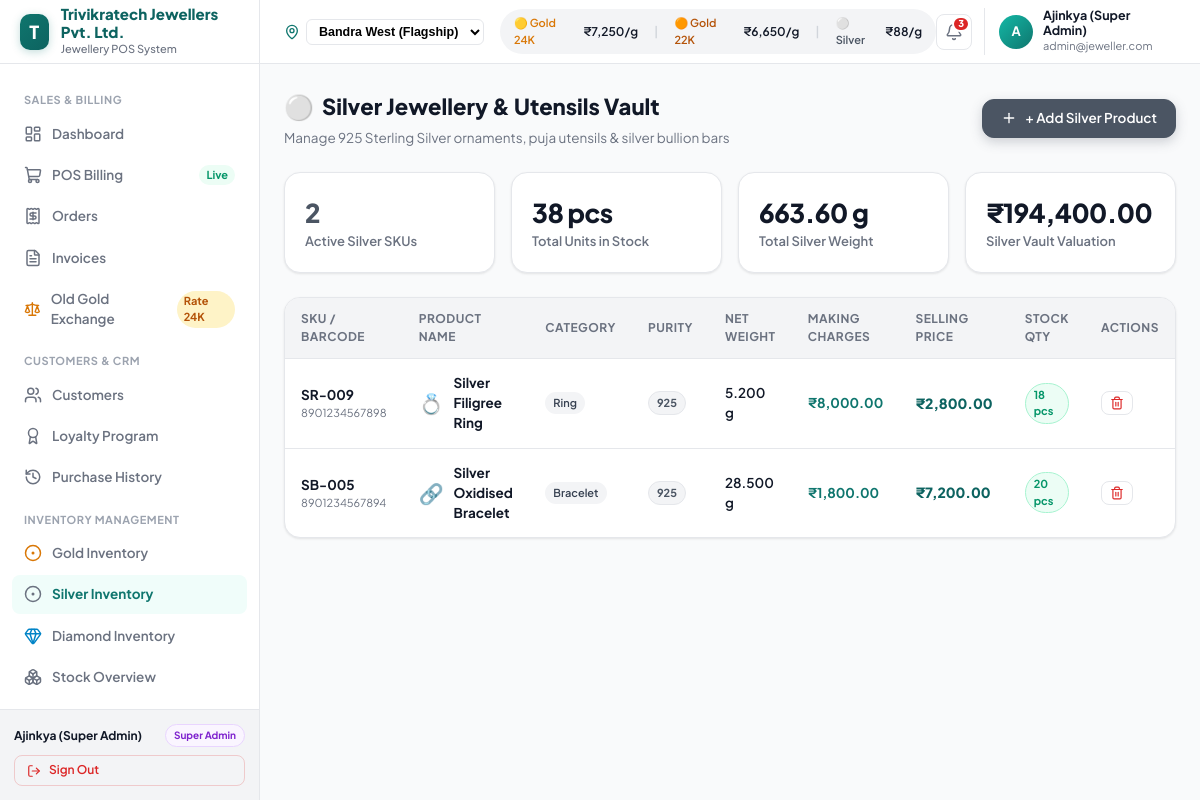
/inventory-silver.php (signed in), run on the app's committed database.
### tables this page shows
CREATE TABLE `products` (
  `id` INT AUTO_INCREMENT PRIMARY KEY,
  `sku` VARCHAR(50) NOT NULL UNIQUE,
  `name` VARCHAR(200) NOT NULL,
  `metal_type` ENUM('Gold', 'Silver', 'Diamond', 'Platinum') NOT NULL,
  `purity` VARCHAR(50) NOT NULL,
  `gross_weight` DECIMAL(10,3) NOT NULL,
  `stone_weight` DECIMAL(10,3) DEFAULT 0.000,
  `net_weight` DECIMAL(10,3) NOT NULL,
  `weight_unit` VARCHAR(10) DEFAULT 'g',
  `making_charges` DECIMAL(10,2) DEFAULT 0.00,
  `purchase_price` DECIMAL(12,2) NOT NULL,
  `selling_price` DECIMAL(12,2) NOT NULL,
  `category` VARCHAR(100) NOT NULL,
  `stone_details` TEXT DEFAULT NULL,
  `barcode` VARCHAR(100) NOT NULL UNIQUE,
  `stock` INT NOT NULL DEFAULT 0,
  `min_stock` INT NOT NULL DEFAULT 5,
  `image_emoji` VARCHAR(20) DEFAULT '💍',
  `image_color` VARCHAR(20) DEFAULT '#FEF3C7',
  `branch` VARCHAR(100) DEFAULT 'Bandra West',
  `created_at` TIMESTAMP DEFAULT CURRENT_TIMESTAMP,
  `updated_at` TIMESTAMP DEFAULT CURRENT_TIMESTAMP ON UPDATE CURRENT_TIMESTAMP
);

### config/helpers.php (called while the page is built, shortened)
<?php
function formatFullINR($amount) {
    return '₹' . number_format((float)$amount, 2, '.', ',');
}

### inventory-silver.php (the view, shortened to what this page needs)
<?php
require_once __DIR__ . '/config/helpers.php';
$db = getDBConnection();
$products = [];
try {
    $stmt = $db->query("SELECT * FROM products WHERE metal_type = 'Silver' ORDER BY name ASC");
    $products = $stmt->fetchAll();
} catch (Exception $e) {}
require_once __DIR__ . '/includes/header.php';
require_once __DIR__ . '/includes/sidebar.php';
require_once __DIR__ . '/includes/topbar.php';
?>
<div style="display: flex; justify-content: space-between; align-items: center; margin-bottom: 24px; flex-wrap: wrap; gap: 12px;">
  <div>
    <div style="display: flex; align-items: center; gap: 8px;">
      <span style="font-size: 24px;">⚪</span>
      <h1 style="font-size: 22px; font-weight: 800; color: #111827; margin: 0;">Silver Jewellery & Utensils Vault</h1>
    </div>
    <p style="font-size: 13.5px; color: #6B7280; margin: 4px 0 0;">Manage 925 Sterling Silver ornaments, puja utensils & silver bullion bars</p>
  </div>
  <button type="button" onclick="openAddSilverModal()" class="btn btn-primary" style="background: #4B5563; border-color: #4B5563; box-shadow: 0 4px 12px rgba(75, 85, 99, 0.25);">
    <i data-lucide="plus" style="width: 16px; height: 16px;"></i>
    <span>+ Add Silver Product</span>
  </button>
</div>
<div class="kpi-grid" style="grid-template-columns: repeat(4, 1fr);">
  <div class="kpi-card">
    <div class="kpi-value" style="color: #4B5563;"><?= count($products) ?></div>
    <div class="kpi-label">Active Silver SKUs</div>
  </div>
  <div class="kpi-card">
    <div class="kpi-value"><?= number_format(array_reduce($products, fn($s, $p) => $s + (int)$p['stock'], 0)) ?> pcs</div>
    <div class="kpi-label">Total Units in Stock</div>
  </div>
  <div class="kpi-card">
    <div class="kpi-value"><?= number_format(array_reduce($products, fn($s, $p) => $s + ((float)$p['net_weight'] * (int)$p['stock']), 0), 2) ?> g</div>
    <div class="kpi-label">Total Silver Weight</div>
  </div>
  <div class="kpi-card">
    <div class="kpi-value"><?= formatFullINR(array_reduce($products, fn($s, $p) => $s + ((float)$p['selling_price'] * (int)$p['stock']), 0)) ?></div>
    <div class="kpi-label">Silver Vault Valuation</div>
  </div>
</div>
<div class="table-container">
  <table class="data-table">
    <thead>
      <tr>
        <th>SKU / Barcode</th>
        <th>Product Name</th>
        <th>Category</th>
        <th>Purity</th>
        <th>Net Weight</th>
        <th>Making Charges</th>
        <th>Selling Price</th>
        <th>Stock Qty</th>
        <th>Actions</th>
      </tr>
    </thead>
    <tbody>
      <?php if (empty($products)): ?>
        <tr><td colspan="9" style="text-align: center; color: #9CA3AF; padding: 36px;">No silver items found. Click "+ Add Silver Product" to add stock.</td></tr>
      <?php else: ?>
        <?php foreach ($products as $p): ?>
          <tr>
            <td>
              <div style="font-weight: 700; color: #111827;"><?= htmlspecialchars($p['sku']) ?></div>
              <div style="font-size: 11px; color: #6B7280;"><?= htmlspecialchars($p['barcode'] ?? '') ?></div>
            </td>
            <td>
              <div style="display: flex; align-items: center; gap: 10px;">
                <span style="font-size: 20px;"><?= $p['image_emoji'] ?? '🥈' ?></span>
                <div style="font-weight: 700; color: #111827;"><?= htmlspecialchars($p['name']) ?></div>
              </div>
            </td>
            <td>
              <span class="badge" style="background: #F3F4F6; color: #374151; font-weight: 600;">
                <?= htmlspecialchars($p['category']) ?>
              </span>
            </td>
            <td><span class="badge badge-silver"><?= htmlspecialchars($p['purity']) ?></span></td>
            <td style="font-weight: 600;"><?= $p['net_weight'] ?> g</td>
            <td>
              <div style="color: #0F766E; font-weight: 700;"><?= formatFullINR($p['making_charges']) ?></div>
            </td>
            <td style="font-weight: 800; color: var(--color-primary-dark); font-size: 14px;"><?= formatFullINR($p['selling_price']) ?></td>
            <td>
              <span class="badge <?= (int)$p['stock'] <= (int)$p['min_stock'] ? 'badge-danger' : 'badge-success' ?>">
                <?= (int)$p['stock'] ?> pcs
              </span>
            </td>
            <td>
              <div style="display: flex; gap: 6px;">
                <button type="button" onclick="deleteProduct(<?= $p['id'] ?>)" class="btn btn-ghost btn-sm" style="color: #DC2626; padding: 4px 8px;" title="Delete Item">
                  <i data-lucide="trash-2" style="width: 14px; height: 14px;"></i>
                </button>
              </div>
            </td>
          </tr>
        <?php endforeach; ?>
      <?php endif; ?>
    </tbody>
  </table>
</div>
<?php require_once __DIR__ . '/includes/footer.php'; ?>

### assets/css/style.css (style rules this page uses)
:root { --color-primary: #0F766E; --color-primary-dark: #0d6360; --color-primary-light: #14B8A6; --color-primary-subtle:#F0FDFA; --color-accent: #D4AF37; --color-accent-light: #FDE68A; --color-accent-subtle: #FFFBEB; --color-bg: #F9FAFB; --color-surface: #FFFFFF; --color-surface-2: #F3F4F6; --color-border: #E5E7EB; --color-border-2: #D1D5DB; --color-text-1: #111827; --color-text-2: #6B7280; --color-text-3: #9CA3AF; --color-success: #059669; --color-warning: #D97706; --color-danger: #DC2626; --color-info: #2563EB; --shadow-xs: 0 1px 2px rgba(0,0,0,0.05); --shadow-sm: 0 1px 3px rgba(0,0,0,0.06), 0 1px 2px rgba(0,0,0,0.04); --shadow-md: 0 4px 16px rgba(0,0,0,0.06), 0 1px 4px rgba(0,0,0,0.04); --shadow-lg: 0 8px 32px rgba(0,0,0,0.08), 0 2px 8px rgba(0,0,0,0.04); --shadow-xl: 0 20px 40px rgba(0,0,0,0.12); --radius-sm: 8px; --radius-md: 12px; --radius-lg: 16px; --radius-xl: 20px; --sidebar-width: 260px; --topbar-height: 64px; }
*, *::before, *::after { box-sizing: border-box; margin: 0; padding: 0; }
body { font-family: 'Plus Jakarta Sans', -apple-system, BlinkMacSystemFont, 'Segoe UI', Roboto, sans-serif; background-color: var(--color-bg); color: var(--color-text-1); font-size: 14px; line-height: 1.5; -webkit-font-smoothing: antialiased; }
.kpi-grid { display: grid; grid-template-columns: repeat(auto-fit, minmax(220px, 1fr)); gap: 16px; margin-bottom: 24px; }
.kpi-card { background: #FFFFFF; border: 1px solid var(--color-border); border-radius: var(--radius-lg); padding: 20px; box-shadow: var(--shadow-sm); transition: transform 0.2s ease, box-shadow 0.2s ease; }
.kpi-value { font-size: 26px; font-weight: 800; color: var(--color-text-1); letter-spacing: -0.02em; }
.kpi-label { font-size: 13px; font-weight: 600; color: var(--color-text-2); }
.btn { display: inline-flex; align-items: center; justify-content: center; gap: 8px; font-family: inherit; font-size: 13.5px; font-weight: 600; border-radius: var(--radius-md); padding: 9px 18px; border: 1px solid transparent; cursor: pointer; transition: all 0.2s ease; line-height: 1.4; }
.btn-primary { background: var(--color-primary); color: #FFFFFF; }
.btn-ghost { background: transparent; color: var(--color-text-2); border-color: var(--color-border); }
.btn-sm { padding: 6px 12px; font-size: 12px; border-radius: var(--radius-sm); }
.badge { display: inline-flex; align-items: center; gap: 4px; padding: 3px 8px; border-radius: 999px; font-size: 11px; font-weight: 700; }
.badge-success { background: #ECFDF5; color: #059669; border: 1px solid #A7F3D0; }
.badge-silver { background: #F3F4F6; color: #4B5563; border: 1px solid #E5E7EB; }
.table-container { overflow-x: auto; background: #FFFFFF; border: 1px solid var(--color-border); border-radius: var(--radius-lg); box-shadow: var(--shadow-sm); }
.data-table { width: 100%; border-collapse: collapse; text-align: left; font-size: 13.5px; }
.data-table th { background: var(--color-surface-2); padding: 12px 16px; font-size: 12px; font-weight: 700; text-transform: uppercase; letter-spacing: 0.04em; color: var(--color-text-2); border-bottom: 1px solid var(--color-border); }
.data-table td { padding: 14px 16px; border-bottom: 1px solid var(--color-border); color: var(--color-text-1); }
.data-table tr:last-child td { border-bottom: none; }

### data on the page
products: sku "SR-009", barcode "8901234567898", image_emoji "💍", name "Silver Filigree Ring", category "Ring", purity "925", net_weight "5.200", making_charges "₹8,000.00", selling_price "₹2,800.00", stock "18"
products: sku "SB-005", barcode "8901234567894", image_emoji "🔗", name "Silver Oxidised Bracelet", category "Bracelet", purity "925", net_weight "28.500", making_charges "₹1,800.00", selling_price "₹7,200.00", stock "20"

### other printed values
getSetting('store_name', 'Trivikratech POS') "Trivikratech Jewellers Pvt. Ltd."
$currentUser['name'] "Ajinkya (Super Admin)"
$currentUser['role'] "Super Admin"
$gold24k "7,250"
$gold22k "6,650"
$silverRate "88"
$unreadCount "3"
substr($currentUser['name'] ?? 'A', 0, 1) "A"
$currentUser['email'] "admin@jeweller.com"
count($products) "2"
array_reduce($products, fn($s, $p) => $s + (int)$p['stock'], 0) "38"
